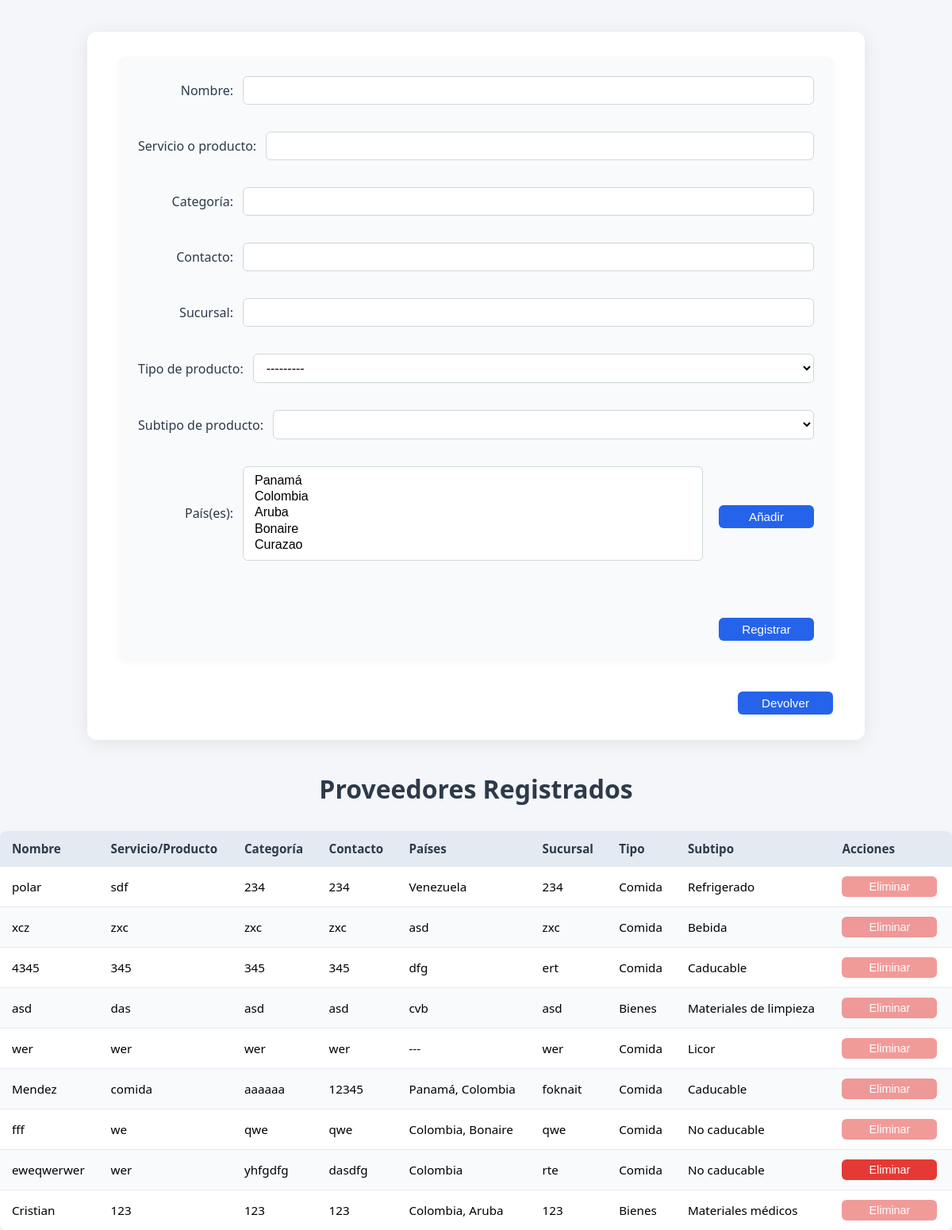
Screenshot of /proveedores/ with the database file from the repository.
### compras/models.py (models this page shows)
class Proveedores(models.Model):
    paises= [
    ]
    TIPO_CHOICES = [
        ('COMIDA', 'Comida'),
        ('BIENES', 'Bienes'),
    ]
    SUBTIPO_CHOICES = [
        ('CADUCABLE', 'Caducable'),
        ('NO_CADUCABLE', 'No caducable'),
        ('REFRIGERADO', 'Refrigerado'),
        ('NO_REFRIGERADO', 'No refrigerado'),
        ('BEBIDA', 'Bebida'),
        ('LICOR', 'Licor'),
        ('REPUESTOS', 'Repuestos'),
        ('LIMPIEZA', 'Materiales de limpieza'),
        ('MEDICOS', 'Materiales médicos'),
        ('ACTIVOS', 'Bienes activos'),
    ]
    name = models.CharField(max_length=100)
    service_or_product = models.CharField(max_length=100)
    categorie = models.CharField(max_length=100)
    contact = models.CharField(max_length=100)
    countries = models.ManyToManyField(Paises)
    sucursal = models.CharField(max_length=100)
    tipo = models.CharField(max_length=20, choices=TIPO_CHOICES, default='BIENES')
    subtipo = models.CharField(max_length=20, choices=SUBTIPO_CHOICES, blank=True, null=True)

class Paises(models.Model):
    nombre = models.CharField(max_length=100)

### compras/views.py (the view)
# urls.py: path('proveedores/', proveedores_view, name='proveedores'),
@csrf_protect
def proveedores_view(request):
    import json
    from .models import ProveedorMaterial, Material, Paises, CompraLote
    SUBTIPOS_POR_TIPO = {
        'COMIDA': [
            ('CADUCABLE', 'Caducable'),
            ('NO_CADUCABLE', 'No caducable'),
            ('REFRIGERADO', 'Refrigerado'),
            ('NO_REFRIGERADO', 'No refrigerado'),
            ('BEBIDA', 'Bebida'),
            ('LICOR', 'Licor'),
        ],
        'BIENES': [
            ('REPUESTOS', 'Repuestos'),
            ('LIMPIEZA', 'Materiales de limpieza'),
            ('MEDICOS', 'Materiales médicos'),
            ('ACTIVOS', 'Bienes activos'),
        ]
    }
    tipo_seleccionado = None
    if request.method == 'POST':
        tipo_seleccionado = request.POST.get('tipo', None)
        form = ProveedorForm(request.POST)
        paises_json = request.POST.get('paises_json', '[]')
        if paises_json.strip() == '':
            paises_nombres = []
        else:
            paises_nombres = json.loads(paises_json)
        if request.POST.get('action') == 'Registrar':
            if form.is_valid():
                proveedor = form.save(commit=False)
                proveedor.save()
                paises_objs = [Paises.objects.get_or_create(nombre=nombre)[0] for nombre in paises_nombres]
                proveedor.countries.set(paises_objs)
                return redirect('proveedores')
    else:
        form = ProveedorForm()
    proveedores = Proveedores.objects.all()
    proveedores_bloqueados = set(CompraLote.objects.values_list('proveedor_id', flat=True))
    return render(request, 'proveedores.html', {
        'form': form,
        'proveedores': proveedores,
        'SUBTIPOS_POR_TIPO': SUBTIPOS_POR_TIPO,
        'tipo_seleccionado': tipo_seleccionado,
        'proveedores_bloqueados': proveedores_bloqueados,
    })

### compras/forms.py
class ProveedorForm(forms.ModelForm):
    class Meta:
        model = Proveedores
        fields = ['name', 'service_or_product', 'categorie', 'contact', 'sucursal', 'tipo', 'subtipo']

### compras/templates/proveedores.html (shortened to what this page needs)
{% load static %}
{% load get_item %}
<!DOCTYPE html>
<html lang="es">
<head>
    <link rel="stylesheet" href="{% static 'styles/styles_compras.css' %}">
    <link rel="stylesheet" href="{% static 'styles/proveedores.css' %}">
    <div class="container-proveedores">
        <form method="post" id="proveedor-form">
            <div class="form-row">
                <label for="id_name">Nombre:</label>
                {{ form.name }}
            </div>
            <div class="form-row">
                <label for="id_service_or_product">Servicio o producto:</label>
                {{ form.service_or_product }}
            </div>
            <div class="form-row">
                <label for="id_categorie">Categoría:</label>
                {{ form.categorie }}
            </div>
            <div class="form-row">
                <label for="id_contact">Contacto:</label>
                {{ form.contact }}
            </div>
            <div class="form-row">
                <label for="id_sucursal">Sucursal:</label>
                {{ form.sucursal }}
            </div>
            <div class="form-row">
                <label for="id_tipo">Tipo de producto:</label>
                <select name="tipo" id="id_tipo">
                    <option value="">---------</option>
                </select>
            </div>
            <div class="form-row">
                <label for="id_subtipo">Subtipo de producto:</label>
                <select name="subtipo" id="id_subtipo">
                </select>
            </div>
            <div class="form-row">
                <label for="pais-select">País(es):</label>
                <select id="pais-select" multiple size="5">
                    <option value="Panamá">Panamá</option>
                    <option value="Colombia">Colombia</option>
                    <option value="Aruba">Aruba</option>
                    <option value="Bonaire">Bonaire</option>
                    <option value="Curazao">Curazao</option>
                </select>
                <button type="button" onclick="addPaisesSeleccionados()">Añadir</button>
            </div>
            <button type="submit" name="action" value="Registrar">Registrar</button>
        </form>
        <div style="display: flex; justify-content: flex-end; margin-bottom: 0;">
            <button type="button" onclick="window.location.href='{% url 'dashboard' %}'" class="btn-devolver">Devolver</button>
        </div>
    </div>
    <h2>Proveedores Registrados</h2>
    <table>
        <thead>
            <tr>
                <th>Nombre</th>
                <th>Servicio/Producto</th>
                <th>Categoría</th>
                <th>Contacto</th>
                <th>Países</th>
                <th>Sucursal</th>
                <th>Tipo</th>
                <th>Subtipo</th>
                <th>Acciones</th>
            </tr>
        </thead>
    <tbody id="proveedores-table-body">
            {% for proveedor in proveedores %}
            <tr>
                <td>{{ proveedor.name }}</td>
                <td>{{ proveedor.service_or_product }}</td>
                <td>{{ proveedor.categorie }}</td>
                <td>{{ proveedor.contact }}</td>
                <td>
                    {% with paises=proveedor.countries.all %}
                        {% if paises|length > 0 %}
                            {% for pais in paises %}
                                {{ pais.nombre|default:'---' }}{% if not forloop.last %}, {% endif %}
                            {% endfor %}
                        {% else %}
                            ---
                        {% endif %}
                    {% endwith %}
                </td>
                <td>{{ proveedor.sucursal }}</td>
                <td>{{ proveedor.get_tipo_display }}</td>
                <td>{{ proveedor.get_subtipo_display }}</td>
                <td>
                    <form method="post" action="{% url 'eliminar_proveedor' %}" style="display:inline;">
                        <button type="submit" {% if proveedor.id in proveedores_bloqueados %}disabled style="opacity:0.5;cursor:not-allowed;" title="No se puede eliminar: asignado a una orden de compra"{% endif %}>Eliminar</button>
                    </form>
                </td>
            </tr>
            {% endfor %}
        </tbody>
    </table>
</body>
</html>

### compras/static/styles/proveedores.css (style rules this page uses)
.container-proveedores { max-width: 900px; margin: 40px auto; background: #fff; border-radius: 12px; box-shadow: 0 4px 24px rgba(0,0,0,0.08); padding: 32px 40px; }
h2 { text-align: center; font-size: 2rem; color: #2d3a4a; margin-bottom: 24px; font-weight: 600; }
form#proveedor-form { display: flex; flex-direction: column; gap: 20px; background: #f8fafc; border-radius: 8px; padding: 24px; box-shadow: 0 2px 8px rgba(0,0,0,0.04); margin-bottom: 32px; }
.form-row { display: flex; align-items: center; gap: 12px; margin-bottom: 14px; }
.form-row label { min-width: 120px; font-weight: 500; color: #2d3a4a; margin-bottom: 0; text-align: right; }
.form-row input[type="text"], .form-row input[type="number"], .form-row select { flex: 1 1 220px; padding: 8px 12px; border: 1px solid #cfd8dc; border-radius: 6px; font-size: 1rem; background: #fff; box-sizing: border-box; }
.form-row button[type="button"] { margin-left: 8px; }
form label { font-weight: 500; color: #2d3a4a; margin-bottom: 8px; display: block; }
input[type="text"], select { width: 100%; padding: 10px 12px; border: 1px solid #cfd8dc; border-radius: 6px; font-size: 1rem; background: #fff; box-sizing: border-box; }
button[type="submit"], button[type="button"], .btn-devolver { background: #2563eb; color: #fff; border: none; border-radius: 6px; padding: 6px 14px; font-size: 0.95rem; cursor: pointer; transition: background 0.2s; margin-top: 8px; width: 120px; display: block; margin-left: auto; margin-right: 0; }
form#proveedor-form button[type="submit"] { padding: 8px 18px; padding: 6px 14px; font-size: 0.95rem; width: auto; width: 120px; display: block; margin-left: auto; margin-right: 0; width: 120px; display: block; margin-left: auto; margin-right: 0; }
form[action] button[type="submit"] { padding: 5px 12px; font-size: 0.9rem; background: #e53935; color: #fff; border-radius: 6px; margin: 0; transition: background 0.2s; }
table { width: 100%; border-collapse: collapse; background: #fff; border-radius: 8px; box-shadow: 0 2px 8px rgba(0,0,0,0.04); overflow: hidden; margin-top: 32px; }
th, td { padding: 12px 15px; text-align: left; border-bottom: 1px solid #e3eaf2; font-size: 0.95rem; }
th { background: #e3eaf2; color: #2d3a4a; font-weight: 600; }
tr:nth-child(even) { background: #f8fafc; }
tr:last-child td { border-bottom: none; }
.btn-devolver { background: #607d8b; color: #fff; border-radius: 6px; padding: 10px 20px; font-size: 1rem; font-weight: 500; box-shadow: 0 2px 8px rgba(0,0,0,0.04); margin-top: 20px; align-self: flex-end; }

### rows the page displays
Proveedores: name "polar", service_or_product "sdf", categorie "234", contact "234", sucursal "234", tipo "Comida", subtipo "Refrigerado"
Paises: nombre "Venezuela"
Proveedores: name "xcz", service_or_product "zxc", categorie "zxc", contact "zxc", sucursal "zxc", tipo "Comida", subtipo "Bebida"
Paises: nombre "asd"
Proveedores: name "4345", service_or_product "345", categorie "345", contact "345", sucursal "ert", tipo "Comida", subtipo "Caducable"
Paises: nombre "dfg"
Proveedores: name "asd", service_or_product "das", categorie "asd", contact "asd", sucursal "asd", tipo "Bienes", subtipo "Materiales de limpieza"
Paises: nombre "cvb"
Proveedores: name "wer", service_or_product "wer", categorie "wer", contact "wer", sucursal "wer", tipo "Comida", subtipo "Licor"
Proveedores: name "Mendez", service_or_product "comida", categorie "aaaaaa", contact "12345", sucursal "foknait", tipo "Comida", subtipo "Caducable"
Paises: nombre "Panamá"
Paises: nombre "Colombia"
Proveedores: name "fff", service_or_product "we", categorie "qwe", contact "qwe", sucursal "qwe", tipo "Comida", subtipo "No caducable"
Paises: nombre "Bonaire"
Proveedores: name "eweqwerwer", service_or_product "wer", categorie "yhfgdfg", contact "dasdfg", sucursal "rte", tipo "Comida", subtipo "No caducable"
Proveedores: name "Cristian", service_or_product "123", categorie "123", contact "123", sucursal "123", tipo "Bienes", subtipo "Materiales médicos"
Paises: nombre "Aruba"
